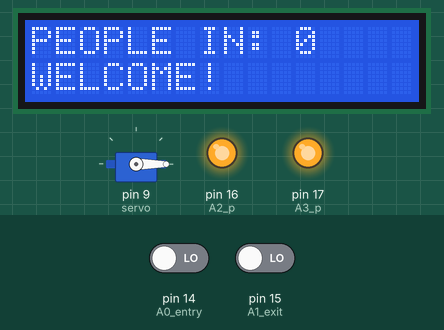
Recording of a sketch running on a simulated Arduino Uno, built with avr-gcc and run on an emulated ATmega328P. Shown: servo, 16×2 character LCD, output pins drawn as LEDs (lit = HIGH). The inputs (shaded band) are chosen by the test bench; at power-on: pin 14 (A0_entry) LOW, pin 15 (A1_exit) LOW.

Above: at 1.2 s.
1.3 s: pin 14 (A0_entry) driven HIGH
At 2.4 s:
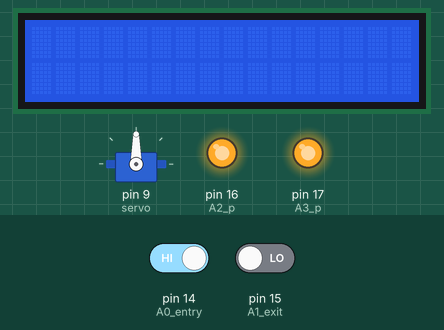
5.4 s: pin 14 (A0_entry) driven LOW
At 7.7 s:
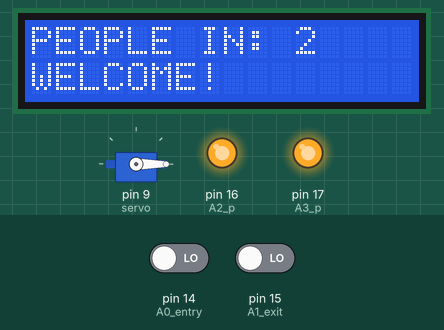
8.5 s: pin 15 (A1_exit) driven HIGH
At 11.8 s:
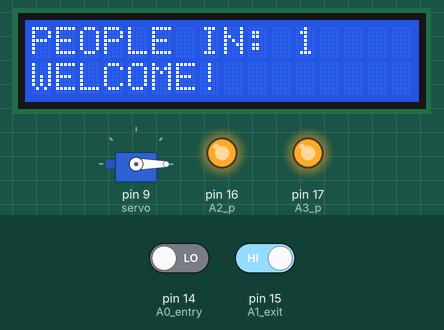
Timing chart, 0 to 18.6 s (numbered marks = the images above; inputs shaded):
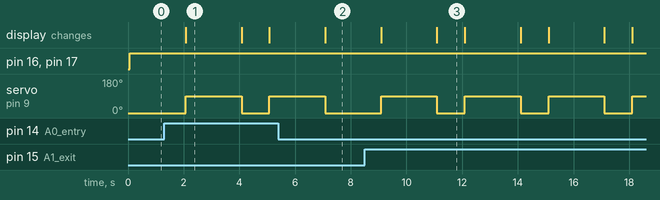

Measured:
- after the input at 1.3 s, servo on pin 9 (servo): 0° → 90° after 0.78 s, → 0° 2.0 s later, → 90° 1.0 s later; the display: changes after 0.78 s (image 1)
- after the input at 5.4 s, servo on pin 9 (servo): goes on until 7.1 s, then stays 0°
- after the input at 8.5 s, servo on pin 9 (servo): alternates 90° for 2.0 s and 0° for 1.0 s, starting after 0.59 s; the display: first changes after 0.59 s (image 3 shows a later state)
- what the display in image 1 shows lasts 2.0 s, from 2.1 s to 4.1 s
- what the display in image 3 shows lasts 1.0 s, from 11.1 s to 12.1 s

The sketch:

Source_Code-_crowd_size_counter.ino
```cpp
//Prepared By: Rutika Mehta (mrutika16@gmail.com)

#include <LiquidCrystal.h>
#include <Wire.h>
#include <Servo.h>

int A1_exit = 15;
int A2_p = 16;
int A0_entry = 14;
int A3_p = 17;
int people = 0;

Servo servo;
LiquidCrystal lcd(12, 11, 5, 4, 3, 2);
bool pi = 0;
bool po = 0;
void setup() {
  pinMode(15, INPUT);
  pinMode(14, INPUT);
  pinMode(16, OUTPUT);
  pinMode(17, OUTPUT);

  // Servo motor is connected to D9
  servo.attach(9);
  // Set the initial position of servo motor as 0 degrees.
  servo.write(0);
  lcd.begin(16, 2);
}

void loop()
{
  lcd.clear();
  digitalWrite(A3_p, HIGH);
  digitalWrite(A2_p, HIGH);
  pi = digitalRead(A1_exit);
  po = digitalRead(A0_entry);
  if (pi == 1){
    people--;
    servo.write(90);
    delay(2000);
    servo.write(0);
  }
  else if (po == 1){
    if(people <= 4){
      people++;
      servo.write(90);
      delay(2000);
      servo.write(0);
    }
  }
  people = constrain(people, 0, 50);
  lcd.setCursor(0, 0);
  lcd.print("PEOPLE IN:");
  lcd.setCursor(11, 0);
  lcd.print(people);
  if (people >= 5){
     lcd.setCursor(0, 5);
     lcd.print("ENTRY PROHIBITED");
     delay(1000);
  }
  if (people < 5){
     lcd.setCursor(0, 1);
     lcd.print("WELCOME!");
     delay(1000);
  }
}

 
```
